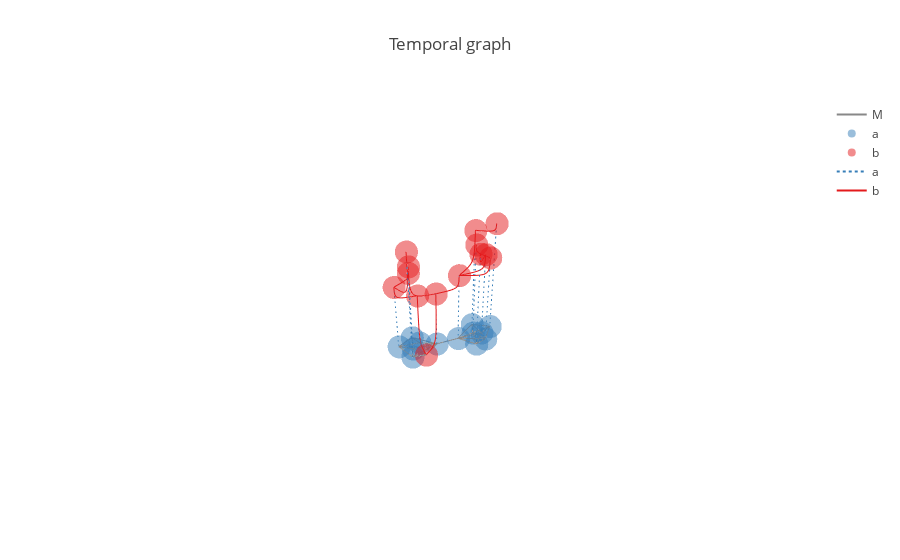

Write notebook code for a chart like this one.
### Code cell
iplot_causal_graph(sim_result)

### Figure 1 — Plotly figure (JSON) as saved in the notebook; plotly's stock layout.template omitted (floating-point values rounded to 4 significant figures; data arrays with more than 128 entries replaced by an {"elided": "..."} marker saying what was removed)
{"data": [{"hoverinfo": "none", "line": {"color": "#888"}, "mode": "lines", "name": "M", "type": "scatter3d", "uid": "76642a03-1930-4ea7-a307-ea5148e53ad9", "x": [0.6922, 0.8868, null, 0.6922, 0.3683, null, 0.6922, 0.7481, null, 0.6922, 0.5638, null, 0.8868, 0.7481, null, 0.8868, 0.8859, null, 0.8868, 0.3683, null, 0.7481, 0.8859, null, 0.7481, 0.5667, null, 0.7481, 0.3683, null, 0.8859, 0.5667, null, 0.8859, 0.5638, null, 0.5667, 0.5638, null, 0.5667, 0.3683, null, 0.5638, 0.3683, null, 0.3683, 0, null, 0, -0.296, null, 0, -0.1194, null, 0, -0.4595, null, 0, -0.3347, null, 0, -0.4093, null, -0.296, -0.4595, null, -0.296, -0.6512, null, -0.296, -0.1194, null, -0.296, -0.3347, null, -0.4595, -0.6512, null, -0.4595, -0.4093, null, -0.6512, -0.4093, null, -0.6512, -0.3347, null, -0.4093, -0.3347, null, -0.4093, -0.1194, null, -0.3347, -0.1194, null], "y": [-0.08937, -0.2168, null, -0.08937, -0.1637, null, -0.08937, -0.3619, null, -0.08937, -0.3988, null, -0.2168, -0.3619, null, -0.2168, -0.5784, null, -0.2168, -0.1637, null, -0.3619, -0.5784, null, -0.3619, -0.5972, null, -0.3619, -0.1637, null, -0.5784, -0.5972, null, -0.5784, -0.3988, null, -0.5972, -0.3988, null, -0.5972, -0.1637, null, -0.3988, -0.1637, null, -0.1637, 0, null, 0, 0.08424, null, 0, 0.3294, null, 0, -0.08909, null, 0, 0.3507, null, 0, 0.1908, null, 0.08424, -0.08909, null, 0.08424, 0.1798, null, 0.08424, 0.3294, null, 0.08424, 0.3507, null, -0.08909, 0.1798, null, -0.08909, 0.1908, null, 0.1798, 0.1908, null, 0.1798, 0.3507, null, 0.1908, 0.3507, null, 0.1908, 0.3294, null, 0.3507, 0.3294, null], "z": [0, 0, null, 0, 0, null, 0, 0, null, 0, 0, null, 0, 0, null, 0, 0, null, 0, 0, null, 0, 0, null, 0, 0, null, 0, 0, null, 0, 0, null, 0, 0, null, 0, 0, null, 0, 0, null, 0, 0, null, 0, 0, null, 0, 0, null, 0, 0, null, 0, 0, null, 0, 0, null, 0, 0, null, 0, 0, null, 0, 0, null, 0, 0, null, 0, 0, null, 0, 0, null, 0, 0, null, 0, 0, null, 0, 0, null, 0, 0, null, 0, 0, null, 0, 0, null]}, {"hoverinfo": "text", "marker": {"color": "rgb(55,126,184)", "opacity": 0.5}, "mode": "markers", "name": "a", "text": ["a1@0.0", "a2@0.0", "a3@0.0", "a4@0.0", "a5@0.0", "a6@0.0", "a7@0.0", "a8@0.0", "a9@0.0", "a10@0.0", "a11@0.0", "a12@0.0", "a13@0.0"], "type": "scatter3d", "uid": "547b0e11-c8ba-449b-8ad1-bd77afc3d229", "x": [0.8868, 0.7481, 0.8859, 0.5667, 0.5638, 0.3683, 0, -0.296, -0.4595, -0.6512, -0.4093, -0.3347, -0.1194], "y": [-0.2168, -0.3619, -0.5784, -0.5972, -0.3988, -0.1637, 0, 0.08424, -0.08909, 0.1798, 0.1908, 0.3507, 0.3294], "z": [0, 0, 0, 0, 0, 0, 0, 0, 0, 0, 0, 0, 0]}, {"hoverinfo": "text", "marker": {"color": "rgb(228,26,28)", "opacity": 0.5}, "mode": "markers", "name": "b", "text": ["b0@0.0", "b5@1.02", "b6@1.08", "b3@1.26", "b7@1.34", "b4@1.37", "b11@1.64", "b2@1.68", "b12@1.68", "b8@1.82", "b13@1.83", "b9@1.95", "b1@2.06", "b10@2.1"], "type": "scatter3d", "uid": "91a9b628-59c4-4c05-a346-9641c98b3f69", "x": [0.6922, 0.5638, 0.3683, 0.8859, 0, 0.5667, -0.4093, 0.7481, -0.3347, -0.296, -0.1194, -0.4595, 0.8868, -0.6512], "y": [-0.08937, -0.3988, -0.1637, -0.5784, 0, -0.5972, 0.1908, -0.3619, 0.3507, 0.08424, 0.3294, -0.08909, -0.2168, 0.1798], "z": [0, 1.02, 1.08, 1.26, 1.34, 1.37, 1.64, 1.68, 1.68, 1.82, 1.83, 1.95, 2.06, 2.1]}, {"hoverinfo": "none", "line": {"color": "rgb(55,126,184)", "dash": "dot"}, "mode": "lines", "name": "a", "type": "scatter3d", "uid": "df281d44-c971-44e7-b718-5ff4b2c7949d", "x": {"elided": "273 float values"}, "y": {"elided": "273 float values"}, "z": {"elided": "273 float values"}}, {"hoverinfo": "none", "line": {"color": "rgb(55,126,184)"}, "mode": "lines", "name": "a", "type": "scatter3d", "uid": "7972bf92-6647-4550-97a2-bd193d1f1b1d", "x": [], "y": [], "z": []}, {"hoverinfo": "none", "line": {"color": "rgb(228,26,28)", "dash": "dot"}, "mode": "lines", "name": "b", "type": "scatter3d", "uid": "b651cf31-e579-461c-baaa-6b44ea436b52", "x": [], "y": [], "z": []}, {"hoverinfo": "none", "line": {"color": "rgb(228,26,28)"}, "mode": "lines", "name": "b", "type": "scatter3d", "uid": "8f9a4714-23d0-4f6f-b2a8-ba31825faf79", "x": {"elided": "273 float values"}, "y": {"elided": "273 float values"}, "z": {"elided": "273 float values"}}], "layout": {"autosize": true, "hovermode": "closest", "scene": {"aspectmode": "auto", "aspectratio": {"x": 1.059, "y": 0.6528, "z": 1.446}, "camera": {"center": {"x": 0, "y": 0, "z": 0}, "eye": {"x": 2.828, "y": 2.828, "z": 2.828}, "projection": {"type": "perspective"}, "up": {"x": 0, "y": 0, "z": 1}}, "xaxis": {"autorange": true, "showgrid": false, "showline": false, "showspikes": false, "showticklabels": false, "ticks": "", "title": {"text": ""}, "type": "linear", "zeroline": false}, "yaxis": {"autorange": true, "showgrid": false, "showline": false, "showspikes": false, "showticklabels": false, "ticks": "", "title": {"text": ""}, "type": "linear", "zeroline": false}, "zaxis": {"autorange": true, "showgrid": false, "showline": false, "showspikes": false, "showticklabels": false, "ticks": "", "title": {"text": ""}, "type": "linear", "zeroline": false}}, "title": {"text": "Temporal graph"}}}
